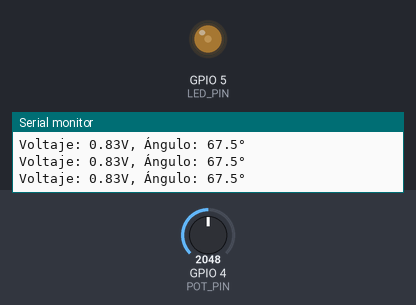
Bench run of a sketch on a simulated ESP32. Shown: output pins drawn as LEDs (lit = HIGH), the last lines printed to the serial monitor. The inputs (shaded band) are chosen by the test bench; at power-on: GPIO 4 (POT_PIN) = 2048.

Above: at 1.3 s.
1.4 s: GPIO 4 (POT_PIN) set to 2866
At 2.0 s:
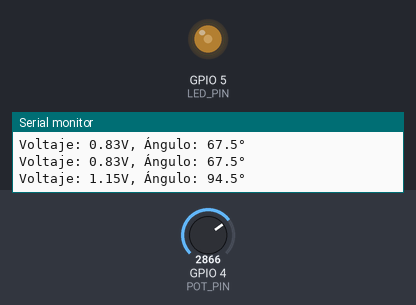
3.0 s: GPIO 4 (POT_PIN) set to 0
At 4.2 s:
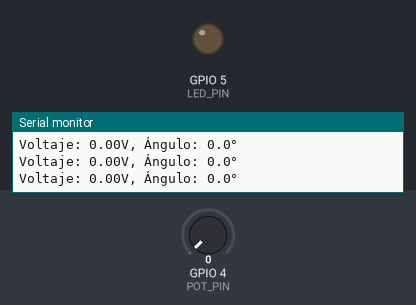
4.5 s: GPIO 4 (POT_PIN) set to 2047
At 5.5 s:
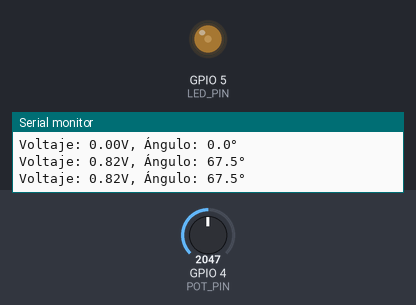
Timing chart, 0 to 7.5 s (numbered marks = the images above; inputs shaded):
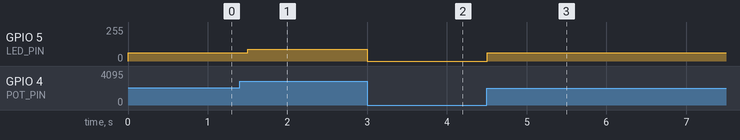

The sketch:

bluetooth.ino
```cpp
#define POT_PIN 4    // Pin del potenciómetro (entrada ADC)
#define LED_PIN 5    // Pin del LED (salida PWM)

void setup() {
  Serial.begin(9600);
}

void loop() {
  // Leer el potenciómetro
  int lecturaADC = analogRead(POT_PIN); // 0 - 8191
  float voltage = lecturaADC / 8191.0 * 3.3;  // Convertir a voltaje
  float angulo = voltage / 3.3 * 270.0;  // Convertir a ángulo

  // Convertir a brillo PWM (0 - 255)
  int brillo = map(lecturaADC, 0, 8191, 0, 255);

  // Imprimir valores por serial
  Serial.printf("Voltaje: %.2fV, Ángulo: %.1f°\n", voltage, angulo);

  // Ajustar brillo del LED (sin usar ledcSetup)
  analogWrite(LED_PIN, brillo);

  delay(500);
}
```

Measured:
- after the input at 1.4 s, GPIO 5 (LED_PIN): 63/255 → 89/255 after 0.10 s
- after the input at 3.0 s, GPIO 5 (LED_PIN): 89/255 → 0/255 at once
- after the input at 4.5 s, GPIO 5 (LED_PIN): 0/255 → 63/255 at once
